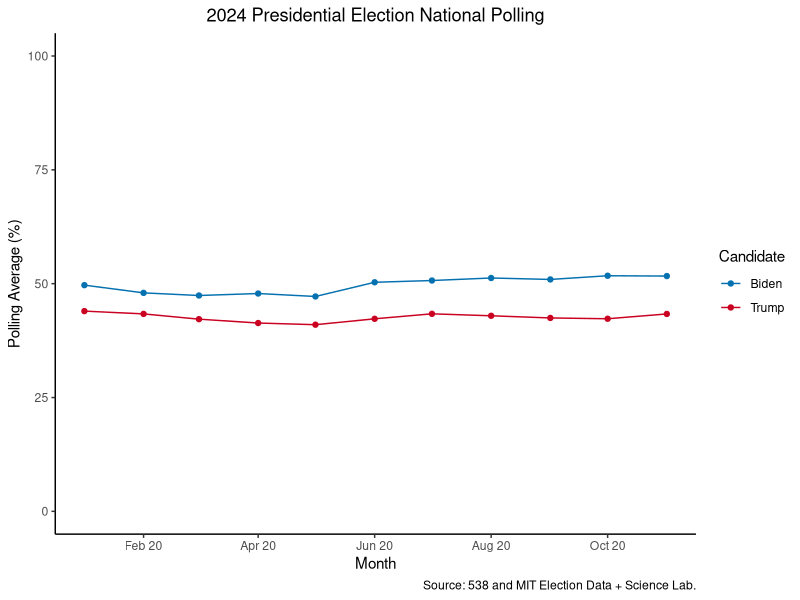
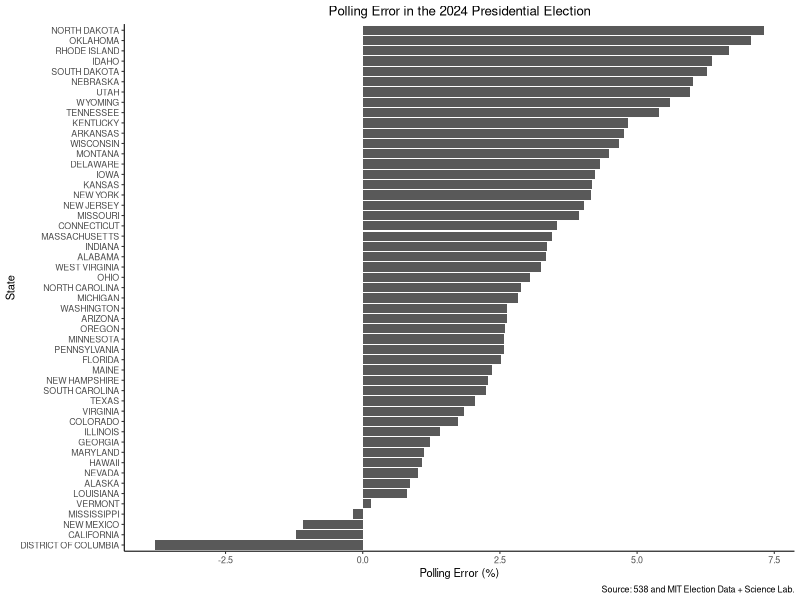

Reproduce these figures in R, in order.
## ---- chunk 1
#| label: setup

library(tidyverse)
## ---- chunk 2
polls <- read_csv("presidential_polls_2020.csv")

polls <- polls |>
  pivot_longer(cols = c("Biden", "Trump"), names_to = "candidate", values_to = "pct") |>
  filter(numeric_grade >= 2 & is.na(state))
## ---- chunk 3
polls |>
  group_by(candidate, month, year) |>
  summarize(pct = mean(pct, na.rm = T)) |>
  mutate(date = make_date(year, month)) |>
  ggplot(aes(x = date, y = pct, color = candidate)) +
  geom_point() +
  geom_line() +
  scale_x_date(date_breaks = "2 months", date_labels = "%b %y") +
  scale_y_continuous(limits = c(0,100)) +
  scale_color_manual(values = c("#0671B0", "#CA0120")) +
  labs(x = "Month",
       y = "Polling Average (%)",
       color = "Candidate",
       title = "2024 Presidential Election National Polling",
       caption = "Source: 538 and MIT Election Data + Science Lab.") +
  theme_classic() +
  theme(plot.title = element_text(hjust = .5))
## ---- chunk 4
polls <- read_csv("presidential_polls_2020.csv")

polls <- polls |>
  filter(month >= 10 & numeric_grade >= 2 & !is.na(state)) |>
  mutate(BidenShare = Biden/(Biden+Trump)*100) |>
  group_by(state) |>
  summarize(avg_biden = mean(BidenShare))
## ---- chunk 5
elec <- read_csv("2020-president.csv")
elec |>
  filter(candidate_name == "Biden") |>
  mutate(two_party_vote = two_party_vote*100) |>
  inner_join(polls, by = join_by(state)) |>
  mutate(difference = avg_biden - two_party_vote) |>
  ggplot() +
  geom_col(aes(y = reorder(state, difference), x = difference)) +
  labs(x = "Polling Error (%)",
       y = "State",
       title = "Polling Error in the 2024 Presidential Election",
       caption = "Source: 538 and MIT Election Data + Science Lab.") +
  theme_classic(base_size = 8) +
  theme(plot.title = element_text(hjust = .5))
## ---- chunk 6
#| output: asis
#| echo: false

writeLines("> Some of the largest polling errors were in states that are not competitive, meaning that there probably was not much polling in those states. However, most states have a polling error which overestimates Biden's vote share, suggesting a general pattern in 2020 election polling to overestimate Biden.")
